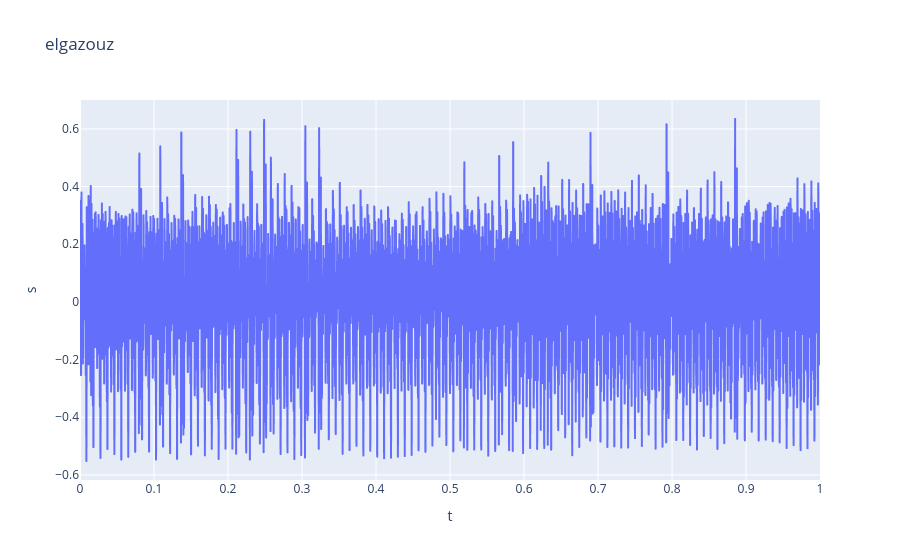

The notebook cell saved with this chart:
### Markdown cell above
FONCTION QUI RETOURNE L'AMPLITUDE ET LA FREQUENCE DU FONDAMENTALE ET DE H HARMONIQUES SOUS FORME DE VECTEUR

### Code cell
signal_dict = np.load('a_1.npz')

s = signal_dict['s']
t = signal_dict['t']


df=pd.DataFrame({"t":t, "s":s})
fig= px.line(df, x="t", y="s", title="elgazouz")
fig.show()

nu, S = mana.trans_fourier(s,t)

spectreS= (abs(S))**2
spectrenormalS = ((abs(S))**2)/((abs(np.max(S)))**2)

df=pd.DataFrame({"nu":nu, "spectrenormalS":spectrenormalS})
fig2= px.line(df, x="nu", y=["spectrenormalS"], title="elgazouz")
fig2.show()
df=pd.DataFrame({"nu":nu, "spectreS":spectreS})
fig3= px.line(df, x="nu", y=["spectreS"], title="elgazouz")
fig3.show()

spectrelogS = np.log(spectrenormalS)

df=pd.DataFrame({"nu":nu, "spectrelogS":spectrelogS})
fig4= px.line(df, x="nu", y=["spectrelogS"], title="elgazouz")
fig4.show()
#prend les pics

### Figure 1 — Plotly figure (JSON) as saved in the notebook; plotly's stock layout.template omitted (floating-point values rounded to 4 significant figures; data arrays with more than 128 entries replaced by an {"elided": "..."} marker saying what was removed)
{"data": [{"hovertemplate": "t=%{x}<br>s=%{y}<extra></extra>", "legendgroup": "", "line": {"color": "#636efa", "dash": "solid"}, "marker": {"symbol": "circle"}, "mode": "lines", "name": "", "showlegend": false, "type": "scattergl", "x": {"elided": "12000 float values"}, "xaxis": "x", "y": {"elided": "12000 float values"}, "yaxis": "y"}], "layout": {"legend": {"tracegroupgap": 0}, "title": {"text": "elgazouz"}, "xaxis": {"anchor": "y", "domain": [0, 1], "title": {"text": "t"}}, "yaxis": {"anchor": "x", "domain": [0, 1], "title": {"text": "s"}}}}
